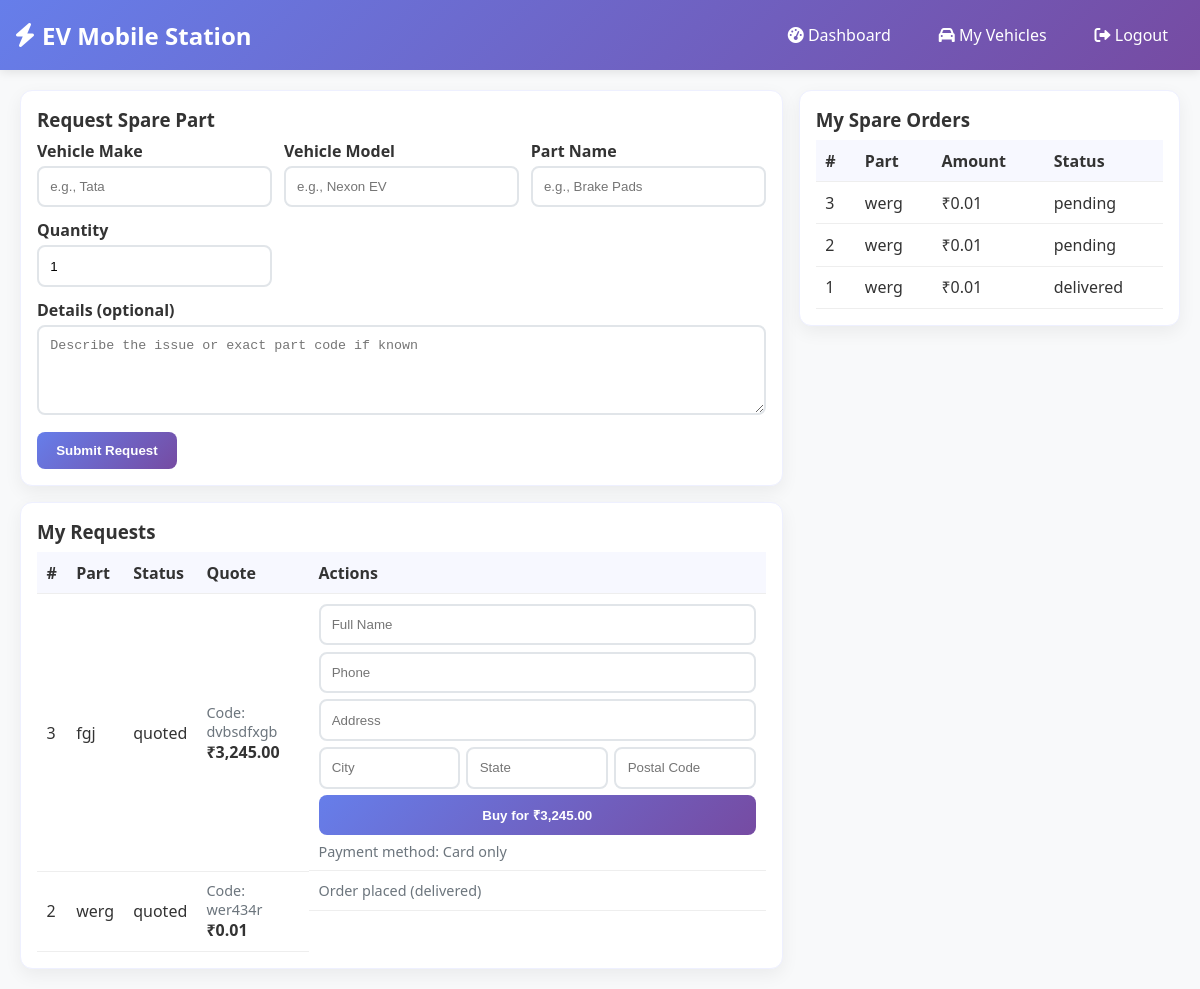
Page /spares.php (signed in) on the earlier database version.
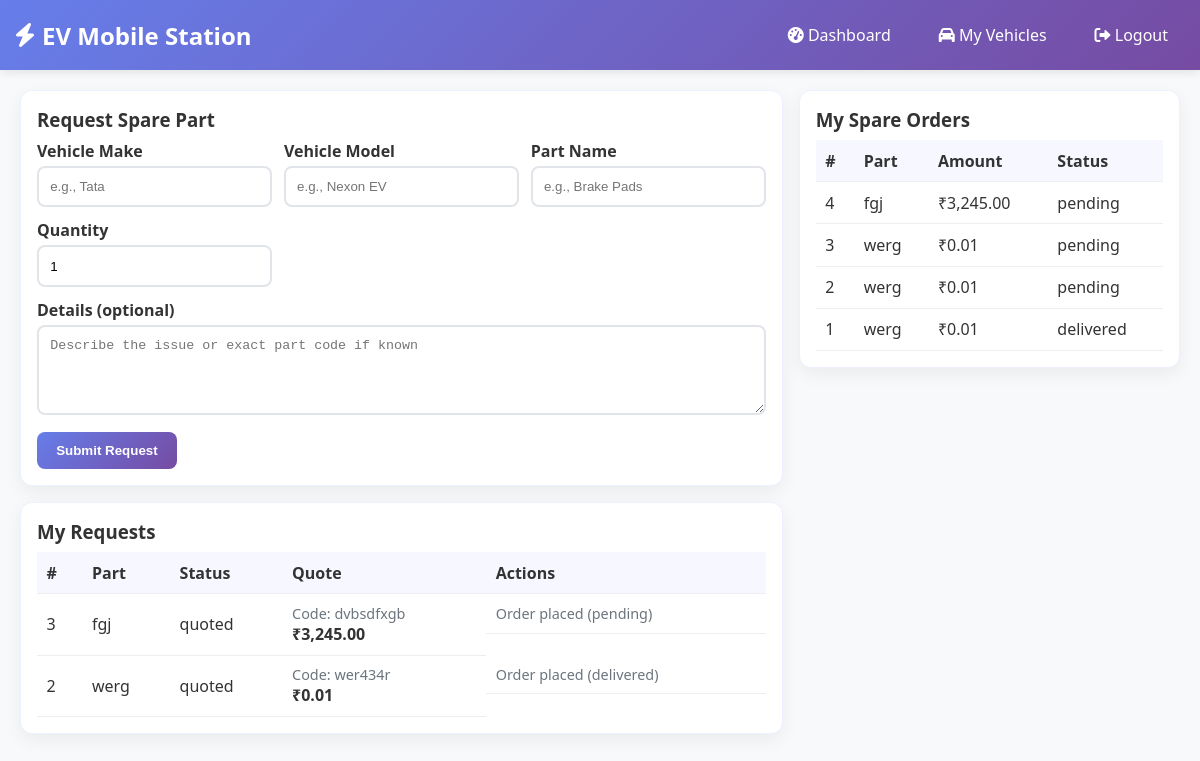
Same page on the later database version.
### tables this page shows
CREATE TABLE `spare_part_requests` (
  `id` int(11) NOT NULL,
  `user_id` int(11) NOT NULL,
  `vehicle_make` varchar(100) DEFAULT NULL,
  `vehicle_model` varchar(100) DEFAULT NULL,
  `part_name` varchar(150) NOT NULL,
  `part_description` varchar(255) DEFAULT NULL,
  `quantity` int(11) DEFAULT 1,
  `status` enum('requested','quoted','declined','cancelled','ordered','shipped','delivered') DEFAULT 'requested',
  `admin_part_code` varchar(100) DEFAULT NULL,
  `admin_available` tinyint(1) DEFAULT NULL,
  `admin_price` decimal(10,2) DEFAULT NULL,
  `admin_note` varchar(255) DEFAULT NULL,
  `created_at` timestamp NOT NULL DEFAULT current_timestamp(),
  `updated_at` timestamp NOT NULL DEFAULT current_timestamp() ON UPDATE current_timestamp()
);

CREATE TABLE `spare_orders` (
  `id` int(11) NOT NULL,
  `request_id` int(11) NOT NULL,
  `user_id` int(11) NOT NULL,
  `total_amount` decimal(10,2) NOT NULL,
  `shipping_name` varchar(120) NOT NULL,
  `shipping_phone` varchar(30) NOT NULL,
  `shipping_address` text NOT NULL,
  `shipping_city` varchar(100) NOT NULL,
  `shipping_state` varchar(100) NOT NULL,
  `shipping_postal` varchar(20) NOT NULL,
  `status` enum('pending','paid','processing','shipped','delivered','cancelled') DEFAULT 'pending',
  `created_at` timestamp NOT NULL DEFAULT current_timestamp(),
  `updated_at` timestamp NULL DEFAULT current_timestamp() ON UPDATE current_timestamp()
);

### config/database.php (called while the page is built, shortened)
<?php
class Database {
    private $host = 'localhost';
    private $db_name = 'ev_mobile_station';
    private $username = 'root';
    private $password = '';
    private $conn;
    private static $instance = null;
    public static function getInstance() {
        if (self::$instance === null) {
            self::$instance = new self();
        }
        return self::$instance;
    }
    public function getConnection() {
        if ($this->conn === null) {
            try {
                $this->conn = new PDO(
                    "mysql:host=" . $this->host . ";dbname=" . $this->db_name . ";charset=utf8mb4",
                    $this->username,
                    $this->password,
                    array(
                        PDO::ATTR_ERRMODE => PDO::ERRMODE_EXCEPTION,
                        PDO::ATTR_DEFAULT_FETCH_MODE => PDO::FETCH_ASSOC,
                        PDO::MYSQL_ATTR_INIT_COMMAND => "SET NAMES utf8mb4",
                        PDO::ATTR_PERSISTENT => false,
                        PDO::ATTR_EMULATE_PREPARES => false
                    )
                );
            } catch(PDOException $exception) {
                error_log("Database connection error: " . $exception->getMessage());
                throw new Exception("Database connection failed: " . $exception->getMessage());
            }
        }
        return $this->conn;
    }
    public function executeQuery($sql, $params = []) {
        try {
            $conn = $this->getConnection();
            $stmt = $conn->prepare($sql);
            $stmt->execute($params);
            return $stmt;
        } catch (Exception $e) {
            error_log("Query execution error: " . $e->getMessage());
            throw new Exception("Query execution failed: " . $e->getMessage());
        }
    }
}
?>

### includes/functions.php (called while the page is built, shortened)
<?php
require_once __DIR__ . '/../config/database.php';
class SparePartsManager {
    private $db;
    public function __construct() {
        $this->db = Database::getInstance();
    }
    public function getRequestsByUser($user_id) {
        try {
            $stmt = $this->db->executeQuery("SELECT * FROM spare_part_requests WHERE user_id = ? ORDER BY created_at DESC", [$user_id]);
            return $stmt->fetchAll();
        } catch (Exception $e) { return []; }
    }
    public function getOrdersByUser($user_id) {
        try {
            $stmt = $this->db->executeQuery("SELECT o.*, r.part_name, r.admin_part_code FROM spare_orders o JOIN spare_part_requests r ON o.request_id = r.id WHERE o.user_id = ? ORDER BY o.created_at DESC", [$user_id]);
            return $stmt->fetchAll();
        } catch (Exception $e) { return []; }
    }
}
?>

### spares.php (the view, shortened to what this page needs)
<?php
require_once 'includes/functions.php';
$userId = (int)$_SESSION['user_id'];
$parts = new SparePartsManager();
$requests = $parts->getRequestsByUser($userId);
$orders = $parts->getOrdersByUser($userId);
$requestIdToOrder = [];
foreach ($orders as $o) {
    $requestIdToOrder[(int)$o['request_id']] = $o;
}
?>
<!DOCTYPE html>
<html lang="en">
<head>
    <link href="https://cdnjs.cloudflare.com/ajax/libs/font-awesome/6.0.0/css/all.min.css" rel="stylesheet">
</head>
<body>
    <header class="header">
        <nav class="nav">
            <div class="logo"><i class="fas fa-bolt"></i> EV Mobile Station</div>
            <div class="user-menu">
                <a href="dashboard.php"><i class="fas fa-tachometer-alt"></i> Dashboard</a>
                <a href="vehicles.php"><i class="fas fa-car"></i> My Vehicles</a>
                <a href="logout.php"><i class="fas fa-sign-out-alt"></i> Logout</a>
            </div>
        </nav>
    </header>
    <div class="container">
        <div class="grid">
            <div>
                <div class="card" style="margin-bottom:1rem;">
                    <h3 style="margin-bottom:0.5rem;">Request Spare Part</h3>
                    <form method="POST" class="row">
                        <div>
                            <label>Vehicle Make</label>
                            <input name="vehicle_make" placeholder="e.g., Tata">
                        </div>
                        <div>
                            <label>Vehicle Model</label>
                            <input name="vehicle_model" placeholder="e.g., Nexon EV">
                        </div>
                        <div>
                            <label>Part Name</label>
                            <input name="part_name" placeholder="e.g., Brake Pads" required>
                        </div>
                        <div>
                            <label>Quantity</label>
                            <input name="quantity" type="number" min="1" value="1">
                        </div>
                        <div style="grid-column:1/-1;">
                            <label>Details (optional)</label>
                            <textarea name="part_description" placeholder="Describe the issue or exact part code if known"></textarea>
                        </div>
                        <div style="grid-column:1/-1;">
                            <button class="btn btn-primary" type="submit">Submit Request</button>
                        </div>
                    </form>
                </div>
                <div class="card">
                    <h3 style="margin-bottom:0.5rem;">My Requests</h3>
                    <table>
                        <thead>
                            <tr>
                                <th>#</th>
                                <th>Part</th>
                                <th>Status</th>
                                <th>Quote</th>
                                <th>Actions</th>
                            </tr>
                        </thead>
                        <tbody>
                            <?php if (empty($requests)): ?>
                            <tr><td colspan="5" class="muted">No requests yet.</td></tr>
                            <?php else: foreach ($requests as $r): $rid=(int)$r['id']; $hasOrder = isset($requestIdToOrder[$rid]); ?>
                            <tr>
                                <td><?php echo $rid; ?></td>
                                <td><?php echo htmlspecialchars($r['part_name']); ?></td>
                                <td><?php echo htmlspecialchars($r['status']); ?></td>
                                <td>
                                    <?php if ($r['status']==='quoted' && $r['admin_available']): ?>
                                        <div>
                                            <div class="muted">Code: <?php echo htmlspecialchars($r['admin_part_code'] ?: '—'); ?></div>
                                            <div><strong>₹<?php echo number_format((float)$r['admin_price'], 2); ?></strong></div>
                                        </div>
                                    <?php else: ?>
                                        <span class="muted">—</span>
                                    <?php endif; ?>
                                </td>
                                <td class="actions">
                                    <?php if ($r['status']==='quoted' && $r['admin_available'] && $r['admin_price']>0): ?>
                                        <?php if ($hasOrder): $o=$requestIdToOrder[$rid]; ?>
                                            <span class="muted">Order placed (<?php echo htmlspecialchars($o['status']); ?>)</span>
                                        <?php else: ?>
                                            <form method="POST" class="orderForm" style="display:grid; grid-template-columns:1fr; gap:0.4rem; min-width:260px;" onsubmit="return false;">
                                                <input name="shipping_name" placeholder="Full Name" required pattern="^[A-Za-z ]{2,}$" title="Only letters and spaces, min 2 characters">
                                                <input name="shipping_phone" placeholder="Phone" required maxlength="10" pattern="^\d{10}$" title="Exactly 10 digits">
                                                <input name="shipping_address" placeholder="Address" required minlength="8" title="At least 8 characters">
                                                <div style="display:grid; grid-template-columns:1fr 1fr 1fr; gap:0.4rem;">
                                                    <input name="shipping_city" placeholder="City" required pattern="^[A-Za-z ]{2,}$" title="Only letters and spaces">
                                                    <input name="shipping_state" placeholder="State" required pattern="^[A-Za-z ]{2,}$" title="Only letters and spaces">
                                                    <input name="shipping_postal" placeholder="Postal Code" required maxlength="6" pattern="^\d{6}$" title="6 digit postal code">
                                                </div>
                                                <button class="btn btn-primary trigger-payment" type="button">Buy for ₹<?php echo number_format((float)$r['admin_price'], 2); ?></button>
                                                <div class="muted">Payment method: Card only</div>
                                            </form>
                                        <?php endif; ?>
                                    <?php else: ?>
                                        <span class="muted">Waiting for quote</span>
                                    <?php endif; ?>
                                </td>
                            </tr>
                            <?php endforeach; endif; ?>
                        </tbody>
                    </table>
                </div>
            </div>
            <aside>
                <div class="card">
                    <h3 style="margin-bottom:0.5rem;">My Spare Orders</h3>
                    <table>
                        <thead>
                            <tr>
                                <th>#</th>
                                <th>Part</th>
                                <th>Amount</th>
                                <th>Status</th>
                            </tr>
                        </thead>
                        <tbody>
                            <?php if (empty($orders)): ?>
                            <tr><td colspan="4" class="muted">No orders yet.</td></tr>
                            <?php else: foreach ($orders as $o): ?>
                            <tr>
                                <td><?php echo (int)$o['id']; ?></td>
                                <td><?php echo htmlspecialchars($o['part_name']); ?></td>
                                <td>₹<?php echo number_format((float)$o['total_amount'], 2); ?></td>
                                <td><?php echo htmlspecialchars($o['status']); ?></td>
                            </tr>
                            <?php endforeach; endif; ?>
                        </tbody>
                    </table>
                </div>
            </aside>
        </div>
    </div>
    </body>
    </html>

### spares.php (style rules this page uses)
* { margin:0; padding:0; box-sizing:border-box; }
body { font-family:'Segoe UI', Tahoma, Geneva, Verdana, sans-serif; background:#f8f9fa; color:#333; }
.header { background: linear-gradient(135deg, #667eea 0%, #764ba2 100%); color:#fff; padding:1rem 0; box-shadow:0 2px 10px rgba(0,0,0,0.1); }
.nav { width:100%; display:flex; justify-content:space-between; align-items:center; padding:0 1rem; }
.logo { font-size:1.5rem; font-weight:bold; display:flex; align-items:center; gap:0.5rem; }
.user-menu { display:flex; align-items:center; gap:1rem; }
.user-menu a { color:#fff; text-decoration:none; padding:0.5rem 1rem; border-radius:5px; transition: background 0.3s; }
.container { width:100%; max-width:none; margin:0; padding:1.25rem; }
.grid { display:grid; grid-template-columns:2fr 1fr; gap:1rem; }
.card { background:#fff; border:1px solid #eef0ff; border-radius:12px; box-shadow:0 6px 18px rgba(0,0,0,0.06); padding:1rem; }
.row { display:grid; grid-template-columns:repeat(auto-fit, minmax(220px, 1fr)); gap:0.75rem; }
label { display:block; font-weight:600; margin-bottom:0.25rem; }
input, textarea { width:100%; padding:0.7rem; border:2px solid #e1e5e9; border-radius:8px; }
textarea { min-height:90px; }
.btn { padding:0.7rem 1.2rem; border:none; border-radius:8px; font-weight:700; cursor:pointer; }
.btn-primary { background: linear-gradient(135deg, #667eea 0%, #764ba2 100%); color:#fff; }
.muted { color:#6c757d; font-size:0.9rem; }
table { width:100%; border-collapse:collapse; }
th, td { padding:0.6rem; border-bottom:1px solid #eee; text-align:left; }
th { background:#f7f8ff; }
.actions { display:flex; gap:0.5rem; flex-wrap:wrap; }

Differences in the rows shown:
shown differently, row unchanged: spare_part_requests "fgj": id.status (not shown) → "pending"; admin_price "3,245.00" → (not shown); text "Buy for ₹ Payment method: Card only" → "Order placed ( )"
added spare_orders: id "4", request.part_name "fgj", total_amount "3,245.00", status "pending"
